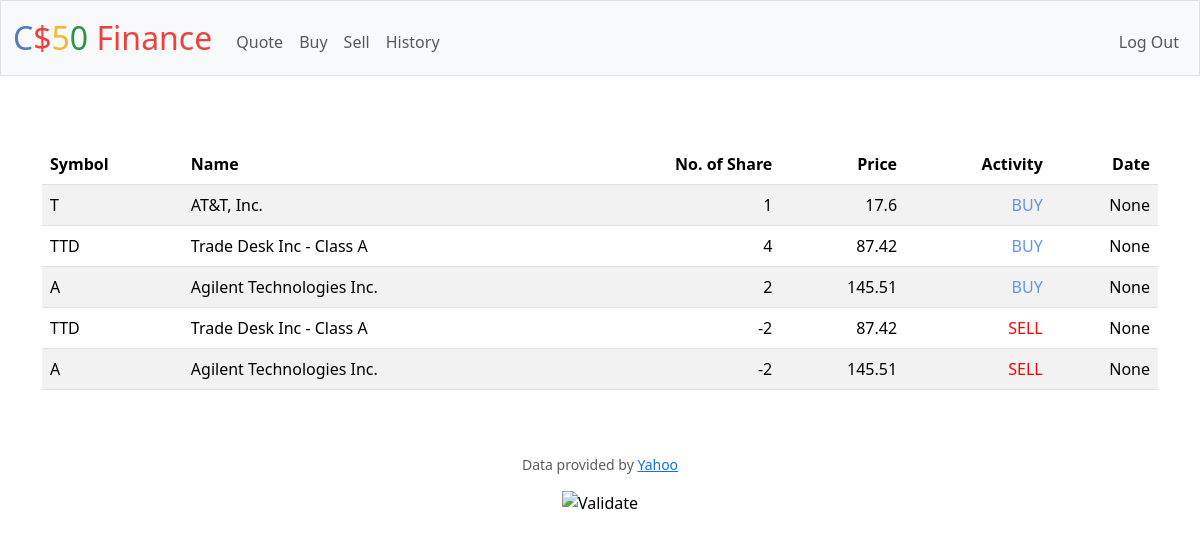
Screenshot of /history (signed in) with the database file from the repository.
### tables this page shows
CREATE TABLE transactions (
    id INTEGER PRIMARY KEY,
    user_id INTEGER,
    symbol TEXT,
    name TEXT,
    shares INTEGER,
    price REAL
, Timestamp DATETIME);

### app.py (the view)
@app.route("/history")
@login_required
def history():
    user_id = session["user_id"]
    transactions = db.execute("SELECT symbol, name, shares, price, Timestamp FROM transactions WHERE user_id = (?);", user_id)
    buy_sell = []
    for row in transactions:
        if row["shares"] <= 0:
            row["buy_sell"] = "SELL"
        else:
            row["buy_sell"] = "BUY"
    return render_template("history.html", database=transactions, buy_sell=buy_sell)

### app.py (called while the page is built)
@app.after_request
def after_request(response):
    response.headers["Cache-Control"] = "no-cache, no-store, must-revalidate"
    response.headers["Expires"] = 0
    response.headers["Pragma"] = "no-cache"
    return response

### helpers.py (called while the page is built)
def login_required(f):
    @wraps(f)
    def decorated_function(*args, **kwargs):
        if session.get("user_id") is None:
            return redirect("/login")
        return f(*args, **kwargs)
    return decorated_function

### templates/history.html (shortened to what this page needs)
{% extends "layout.html" %}
{% block main %}
    <div style="text-align: center;">
        <form action="/history" method="post">
            <table style="width: 100%; margin-top: 20px;" class="table table-striped">
                <thead>
                    <tr>
                        <th class="text-start">Symbol</th>
                        <th class="text-start">Name</th>
                        <th class="text-end">No. of Share</th>
                        <th class="text-end">Price</th>
                        <th class="text-end">Activity</th>
                        <th class="text-end">Date</th>
                    </tr>
                </thead>
                <tbody>
                    {% for row in database %}
                    <tr>
                        <td class="text-start">{{ row["symbol"] }}</td>
                        <td class="text-start">{{ row["name"] }}</td>
                        <td class="text-end">{{ row["shares"] }}</td>
                        <td class="text-end">{{ row["price"] }}</td>
                        <td class="text-end red" style="color: {% if row['buy_sell'] == 'SELL' %}red{% else %}cornflowerblue{% endif %};">{{ row["buy_sell"] }}</td>
                        <td class="text-end">{{ row["Timestamp"] }}</td>
                    </tr>
                    {% endfor %}
                </tbody>
            </table>
        </form>
    </div>
{% endblock %}

### rows the page displays
transactions: symbol "T", name "AT&T, Inc.", shares "1", price "17.6", buy_sell "BUY", Timestamp "None"
transactions: symbol "TTD", name "Trade Desk Inc - Class A", shares "4", price "87.42", buy_sell "BUY", Timestamp "None"
transactions: symbol "A", name "Agilent Technologies Inc.", shares "2", price "145.51", buy_sell "BUY", Timestamp "None"
transactions: symbol "TTD", name "Trade Desk Inc - Class A", shares "-2", price "87.42", buy_sell "SELL", Timestamp "None"
transactions: symbol "A", name "Agilent Technologies Inc.", shares "-2", price "145.51", buy_sell "SELL", Timestamp "None"
